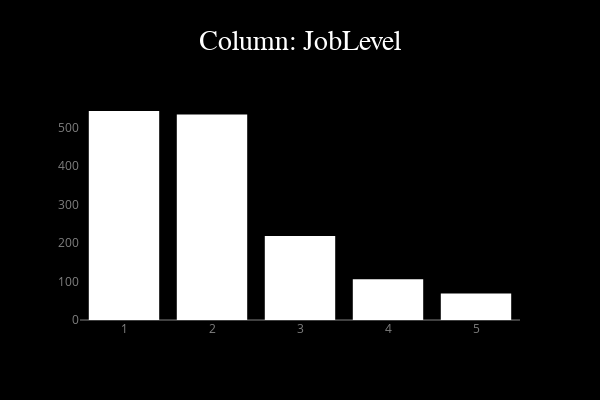
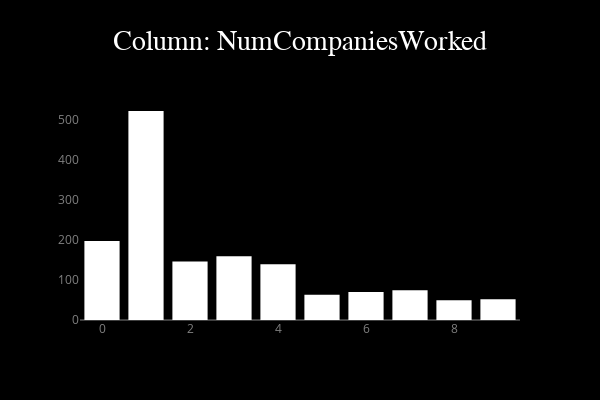
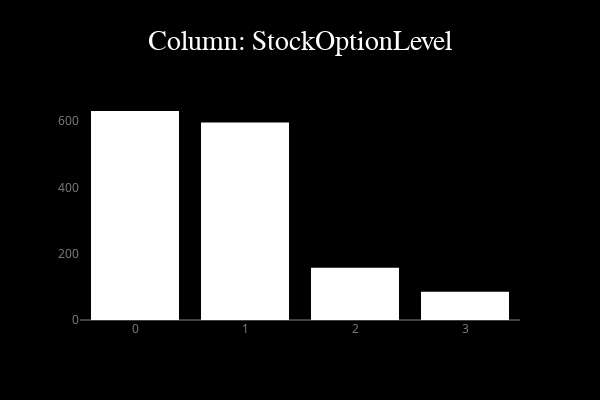
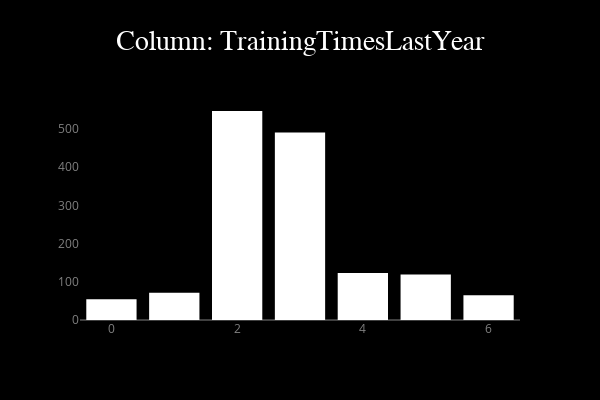

The code cell stored with these charts, in order, in its notebook:
### Code cell
for i in le_10_val_col:
    myUtilityFunction.plot_count_numpy(np.array(data_df.loc[:, i]), plot_name = 'Column: %s' % i)

### Figure 1 — Plotly figure (JSON) as saved in the notebook; plotly's stock layout.template omitted (floating-point values rounded to 4 significant figures; data arrays with more than 128 entries replaced by an {"elided": "..."} marker saying what was removed)
{"data": [{"marker": {"color": "white"}, "name": "count", "type": "histogram", "uid": "544ca739-9489-4e0c-9280-120523180a9a", "x": {"elided": "1470 int values"}}], "layout": {"autosize": false, "bargap": 0.2, "height": 400, "paper_bgcolor": "#000", "plot_bgcolor": "#000", "title": {"font": {"color": "white", "family": "Helvetica", "size": 28}, "text": "Column: JobLevel"}, "width": 600, "xaxis": {"color": "gray", "showgrid": false}, "yaxis": {"color": "gray", "showgrid": false}}}

### Figure 2 — Plotly figure (JSON) as saved in the notebook; plotly's stock layout.template omitted (floating-point values rounded to 4 significant figures; data arrays with more than 128 entries replaced by an {"elided": "..."} marker saying what was removed)
{"data": [{"marker": {"color": "white"}, "name": "count", "type": "histogram", "uid": "1716d5f6-e58f-43c1-8f96-fe9e9cf30bf1", "x": {"elided": "1470 int values"}}], "layout": {"autosize": false, "bargap": 0.2, "height": 400, "paper_bgcolor": "#000", "plot_bgcolor": "#000", "title": {"font": {"color": "white", "family": "Helvetica", "size": 28}, "text": "Column: NumCompaniesWorked"}, "width": 600, "xaxis": {"color": "gray", "showgrid": false}, "yaxis": {"color": "gray", "showgrid": false}}}

### Figure 3 — Plotly figure (JSON) as saved in the notebook; plotly's stock layout.template omitted (floating-point values rounded to 4 significant figures; data arrays with more than 128 entries replaced by an {"elided": "..."} marker saying what was removed)
{"data": [{"marker": {"color": "white"}, "name": "count", "type": "histogram", "uid": "a53635da-7dec-4170-8db8-be2a22475aaa", "x": {"elided": "1470 int values"}}], "layout": {"autosize": false, "bargap": 0.2, "height": 400, "paper_bgcolor": "#000", "plot_bgcolor": "#000", "title": {"font": {"color": "white", "family": "Helvetica", "size": 28}, "text": "Column: StockOptionLevel"}, "width": 600, "xaxis": {"color": "gray", "showgrid": false}, "yaxis": {"color": "gray", "showgrid": false}}}

### Figure 4 — Plotly figure (JSON) as saved in the notebook; plotly's stock layout.template omitted (floating-point values rounded to 4 significant figures; data arrays with more than 128 entries replaced by an {"elided": "..."} marker saying what was removed)
{"data": [{"marker": {"color": "white"}, "name": "count", "type": "histogram", "uid": "7243b7c1-7512-4791-8293-11283de0e898", "x": {"elided": "1470 int values"}}], "layout": {"autosize": false, "bargap": 0.2, "height": 400, "paper_bgcolor": "#000", "plot_bgcolor": "#000", "title": {"font": {"color": "white", "family": "Helvetica", "size": 28}, "text": "Column: TrainingTimesLastYear"}, "width": 600, "xaxis": {"color": "gray", "showgrid": false}, "yaxis": {"color": "gray", "showgrid": false}}}
